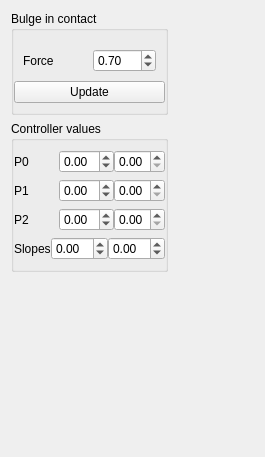
       <widget class="QWidget" name="blending_settings">
        <property name="geometry">
         <rect>
          <x>0</x>
          <y>0</y>
          <width>265</width>
          <height>457</height>
         </rect>
        </property>
        <attribute name="label">
         <string>Blending</string>
        </attribute>
        <layout class="QHBoxLayout" name="horizontalLayout_3">
         <item>
          <layout class="QVBoxLayout" name="vert_layout_blending">
           <item>
            <widget class="QGroupBox" name="grpBox_bulge_in_contact">
             <property name="title">
              <string>Bulge in contact</string>
             </property>
             <layout class="QVBoxLayout" name="verticalLayout_14">
              <property name="spacing">
               <number>0</number>
              </property>
              <property name="leftMargin">
               <number>0</number>
              </property>
              <property name="rightMargin">
               <number>0</number>
              </property>
              <item>
               <widget class="QWidget" name="widget_bulge_in_contact" native="true">
                <layout class="QHBoxLayout" name="horizontalLayout_6">
                 <item>
                  <widget class="QLabel" name="lbl_force">
                   <property name="text">
                    <string>Force</string>
                   </property>
                  </widget>
                 </item>
                 <item>
                  <widget class="QDoubleSpinBox" name="spinBox_bulge_in_contact_force">
                   <property name="decimals">
                    <number>2</number>
                   </property>
                   <property name="maximum">
                    <double>1.000000000000000</double>
                   </property>
                   <property name="singleStep">
                    <double>0.050000000000000</double>
                   </property>
                   <property name="value">
                    <double>0.700000000000000</double>
                   </property>
                  </widget>
                 </item>
                </layout>
               </widget>
              </item>
              <item>
               <widget class="QPushButton" name="update_bulge_in_contact">
                <property name="text">
                 <string>Update</string>
                </property>
               </widget>
              </item>
             </layout>
            </widget>
           </item>
           <item>
            <widget class="QGroupBox" name="gBox_controller_values">
             <property name="title">
              <string>Controller values</string>
             </property>
             <layout class="QVBoxLayout" name="verticalLayout_16">
              <property name="spacing">
               <number>6</number>
              </property>
              <property name="leftMargin">
               <number>0</number>
              </property>
              <property name="rightMargin">
               <number>0</number>
              </property>
              <item>
               <layout class="QHBoxLayout" name="layout_ctrl_p0">
                <property name="spacing">
                 <number>0</number>
                </property>
                <item>
                 <widget class="QLabel" name="lbl_p0">
                  <property name="text">
                   <string>P0</string>
                  </property>
                 </widget>
                </item>
                <item>
                 <widget class="QDoubleSpinBox" name="dSpinB_ctrl_p0_x">
                  <property name="minimum">
                   <double>-3.000000000000000</double>
                  </property>
                  <property name="maximum">
                   <double>3.000000000000000</double>
                  </property>
                  <property name="singleStep">
                   <double>0.050000000000000</double>
                  </property>
                 </widget>
                </item>
                <item>
                 <widget class="QDoubleSpinBox" name="dSpinB_ctrl_p0_y">
                  <property name="maximum">
                   <double>1.000000000000000</double>
                  </property>
                  <property name="singleStep">
                   <double>0.050000000000000</double>
                  </property>
                 </widget>
                </item>
               </layout>
              </item>
              <item>
               <layout class="QHBoxLayout" name="layout_ctrl_p1" stretch="0,0,0">
                <property name="spacing">
                 <number>0</number>
                </property>
                <property name="leftMargin">
                 <number>0</number>
                </property>
                <property name="topMargin">
                 <number>0</number>
                </property>
                <item>
                 <widget class="QLabel" name="lbl_p1">
                  <property name="text">
                   <string>P1</string>
                  </property>
                 </widget>
                </item>
                <item>
                 <widget class="QDoubleSpinBox" name="dSpinB_ctrl_p1_x">
                  <property name="minimum">
                   <double>-3.000000000000000</double>
                  </property>
                  <property name="maximum">
                   <double>3.000000000000000</double>
                  </property>
                  <property name="singleStep">
                   <double>0.050000000000000</double>
                  </property>
                 </widget>
                </item>
                <item>
                 <widget class="QDoubleSpinBox" name="dSpinB_ctrl_p1_y">
                  <property name="maximum">
                   <double>1.000000000000000</double>
                  </property>
                  <property name="singleStep">
                   <double>0.050000000000000</double>
                  </property>
                 </widget>
                </item>
               </layout>
              </item>
              <item>
               <layout class="QHBoxLayout" name="layout_ctrl_p2" stretch="0,0,0">
                <property name="spacing">
                 <number>0</number>
                </property>
                <property name="topMargin">
                 <number>0</number>
                </property>
                <property name="rightMargin">
                 <number>0</number>
                </property>
                <item>
                 <widget class="QLabel" name="lbl_p2">
                  <property name="text">
                   <string>P2</string>
                  </property>
                 </widget>
                </item>
                <item>
                 <widget class="QDoubleSpinBox" name="dSpinB_ctrl_p2_x">
                  <property name="minimum">
                   <double>-3.000000000000000</double>
                  </property>
                  <property name="maximum">
                   <double>3.000000000000000</double>
                  </property>
                  <property name="singleStep">
                   <double>0.050000000000000</double>
                  </property>
                 </widget>
                </item>
                <item>
                 <widget class="QDoubleSpinBox" name="dSpinB_ctrl_p2_y">
                  <property name="maximum">
                   <double>1.000000000000000</double>
                  </property>
                  <property name="singleStep">
                   <double>0.050000000000000</double>
                  </property>
                 </widget>
                </item>
               </layout>
              </item>
              <item>
               <layout class="QHBoxLayout" name="layout_ctrl_slopes" stretch="0,0,0">
                <property name="spacing">
                 <number>0</number>
                </property>
                <property name="leftMargin">
                 <number>0</number>
                </property>
                <property name="topMargin">
                 <number>0</number>
                </property>
                <item>
                 <widget class="QLabel" name="lbl_slopes">
                  <property name="text">
                   <string>Slopes</string>
                  </property>
                 </widget>
                </item>
                <item>
                 <widget class="QDoubleSpinBox" name="dSpinB_ctrl_slope0">
                  <property name="decimals">
                   <number>2</number>
                  </property>
                  <property name="minimum">
                   <double>-4.000000000000000</double>
                  </property>
                  <property name="maximum">
                   <double>12.990000000000000</double>
                  </property>
                  <property name="singleStep">
                   <double>0.050000000000000</double>
                  </property>
                 </widget>
                </item>
                <item>
                 <widget class="QDoubleSpinBox" name="dSpinB_ctrl_slope1">
                  <property name="minimum">
                   <double>-4.000000000000000</double>
                  </property>
                  <property name="maximum">
                   <double>12.990000000000000</double>
                  </property>
                  <property name="singleStep">
                   <double>0.050000000000000</double>
                  </property>
                 </widget>
                </item>
               </layout>
              </item>
             </layout>
            </widget>
           </item>
           <item>
            <spacer name="blending_vertical_spacer">
             <property name="orientation">
              <enum>Qt::Vertical</enum>
             </property>
             <property name="sizeHint" stdset="0">
              <size>
               <width>20</width>
               <height>40</height>
              </size>
             </property>
            </spacer>
           </item>
          </layout>
         </item>
         <item>
          <spacer name="blending_horizontal_spacer">
           <property name="orientation">
            <enum>Qt::Horizontal</enum>
           </property>
           <property name="sizeHint" stdset="0">
            <size>
             <width>40</width>
             <height>20</height>
            </size>
           </property>
          </spacer>
         </item>
        </layout>
       </widget>
